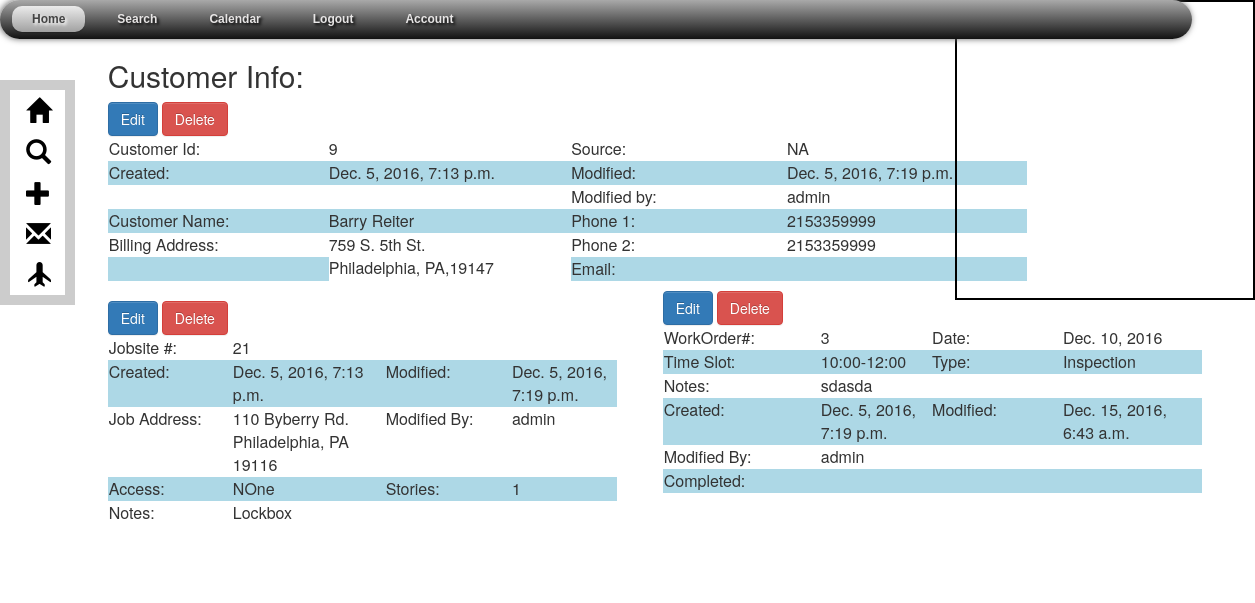
/customers/9/jobsite_detail/21/appointment_detail/3/ (signed in), run on an earlier commit of the app's database.
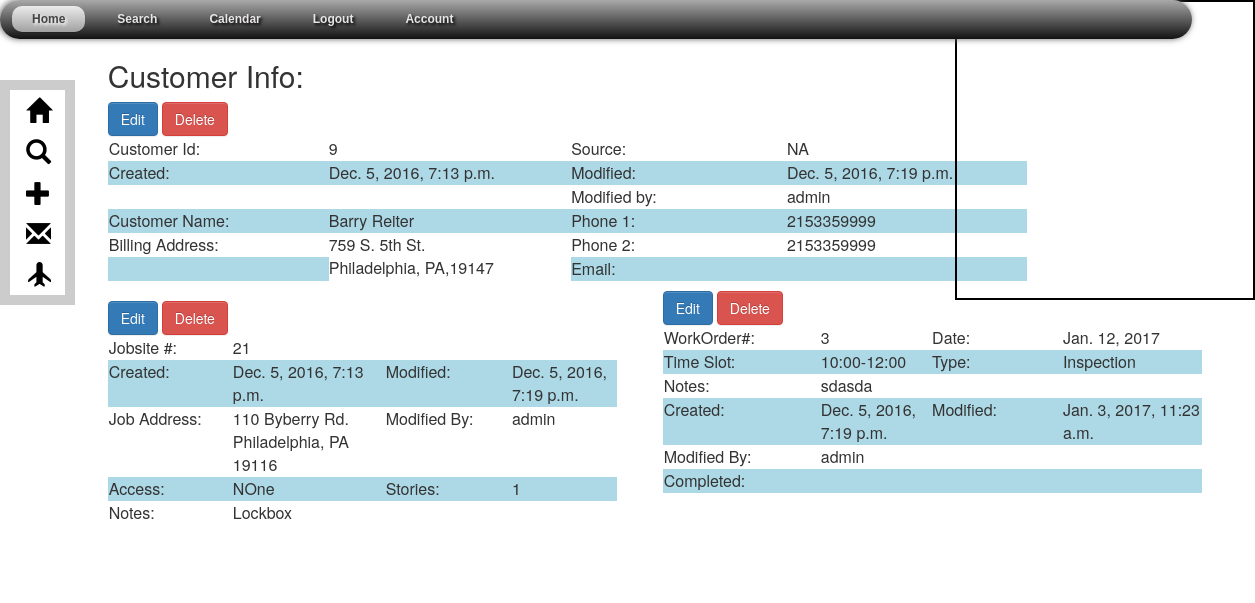
And on a later commit of the database.
### Customers/models.py (models this page shows, shortened)
class Appointment(models.Model):
    appId = models.AutoField(primary_key=True)
    customer_id = models.ForeignKey('Customer', default=0)
    jobsite_id = models.ForeignKey('Jobsite')
    title = models.CharField(null=True, blank=True, choices=TITLES,max_length=10)
    problem = models.CharField(max_length=200, null=True)
    url = models.CharField(max_length=200, default="")
    schedule_date = models.DateField(null=True, blank=True)
    unscheduled = models.BooleanField(default=True)
    time_slot = models.CharField(blank=True, choices=TIME_SLOTS, default='', max_length=20, null=True)
    start = models.CharField(null=True, max_length=30, blank=True)
    end = models.CharField(null=True, max_length=30, blank=True)
    appt = models.CharField(null=True, max_length=70, blank=True)
    color = models.CharField(null=True, max_length=20, default="red")
    assigned_to = models.CharField(choices=LEAD_ASSIGNED_CHOICES,max_length=20, blank=True, default="")
    contract = models.FileField(upload_to=upload_location, blank=True)
    completed = models.BooleanField(default=False, blank=True)
    created = models.DateTimeField(auto_now=False, auto_now_add=True, null=True)
    modified = models.DateTimeField(auto_now=True, auto_now_add=False, null=True)
    modified_by = models.CharField(max_length=50, default=1, null=True)
    notes = models.TextField(max_length=200, default='', null=True)

### Customers/views.py (the view)
# urls.py: url(r'^(?P<id>\d+)/jobsite_detail/(?P<jobId>\d+)/appointment_detail/(?P<appId>\d+)/$', appointment_detail, name ='appointment_detail'),
@login_required(login_url='customers:login')
def appointment_detail(request, id, jobId, appId):
    instance = Customer.objects.get(id=id)
    jobsite = Jobsite.objects.get(jobId=jobId)
    appointment=get_object_or_404(Appointment,appId=appId)
    context = {
        "appointment":appointment,
        "appointment_title": "Appointment Info:",
        "instance": instance,
        "jobsite": jobsite,
        "appointment":appointment,
    }
    return render(request, "appointment_detail.html", context)

### Customers/models.py (called while the page is built)
    def __str__(self):
        return str(self.id)

    def get_absolute_url(self):
        return reverse("customers:customer_detail", kwargs={"id": self.id})

    def get_absolute_url(self):
        return reverse("customers:jobsite_detail", kwargs={"id": self.customer_id, "jobId":self.jobId})

### Customers/templates/appointment_detail.html (shortened to what this page needs)
{% extends "jobsite_detail.html" %}
{% block appointment-content %}
<div id= "appointment-info-div" class="col-md-6">
    <a href="{{ get_absolute_url }}appointment_update" type=button class="btn btn-primary">Edit</a>
    <a href="{{ get_absolute_url }}appointment_delete"
       onclick="return confirm('Are you sure want to delete this Appointment and all associated attachments, think really hard before you press OK?');"
       type="button" class="btn btn-danger">Delete</a>
            <table>
                <tr>
                    <td>WorkOrder#:</td>
                    <td>{{appointment.appId}}</td>
                    <td>Date:</td>
                    <td>{{appointment.schedule_date}}</td>
                </tr>
                <tr>
                    <td>Time Slot:</td>
                    <td>{{appointment.time_slot}} </td>
                    <td>Type:</td>
                    <td>{{appointment.title}}</td>
                </tr>
                <tr>
                    <td>Notes:</td>
                    <td colspan="3">{{appointment.notes}}</td>
                </tr>
                <tr>
                    <td>Created:</td>
                    <td>{{appointment.created}}</td>
                    <td>Modified:</td>
                    <td>{{appointment.modified}}</td>
                </tr>
                <tr>
                    <td>Modified By:</td>
                    <td colspan="3">{{appointment.modified_by}}</td>
                </tr>
                <tr>
                <td>Completed:</td>
                <td colspan="3" ></td>
                </tr>
            </table>
</div>
{% endblock appointment-content %}

What changed in the data, as far as the page shows it:
changed Appointment "Inspection": schedule_date "Dec. 10, 2016" → "Jan. 12, 2017"; modified "Dec. 15, 2016, 6:43 a.m." → "Jan. 3, 2017, 11:23 a.m."
